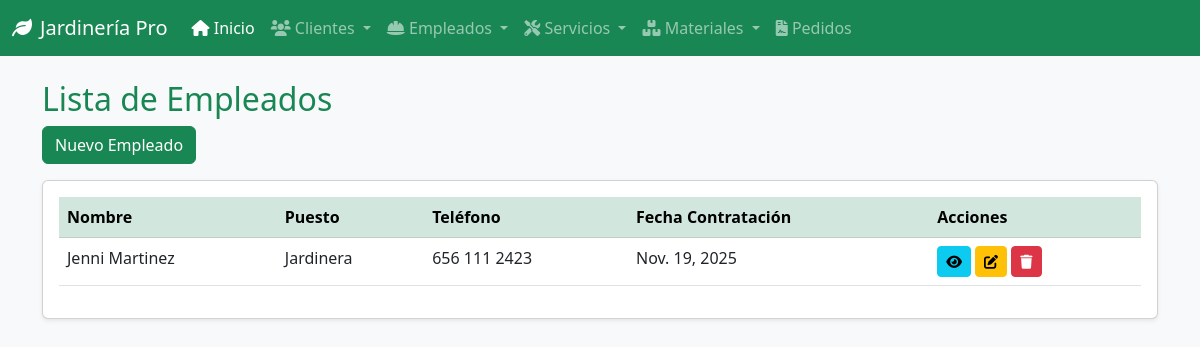
/empleados/, run on the app's committed database.
### gestion/models.py (models this page shows, shortened)
class Empleado(models.Model):
    nombre = models.CharField(max_length=100)
    apellido = models.CharField(max_length=100)
    puesto = models.CharField(max_length=100)
    telefono = models.CharField(max_length=15, unique=True)
    email = models.EmailField(unique=True)
    fecha_contratacion = models.DateField()
    salario = models.DecimalField(max_digits=10, decimal_places=2)

### gestion/views.py (the view)
# urls.py: path('empleados/', views.ver_empleados, name='ver_empleados'),
def ver_empleados(request):
    empleados = Empleado.objects.all()
    return render(request, 'empleado/ver_empleados.html', {'empleados': empleados})

### templates/empleado/ver_empleados.html
{% extends 'base.html' %}
{% block content %}
<h2 class="text-success">Lista de Empleados</h2>
<a href="{% url 'agregar_empleado' %}" class="btn btn-success mb-3">Nuevo Empleado</a>
<div class="card p-3 shadow-sm">
    <table class="table table-hover">
        <thead class="table-success">
            <tr>
                <th>Nombre</th>
                <th>Puesto</th>
                <th>Teléfono</th>
                <th>Fecha Contratación</th>
                <th>Acciones</th>
            </tr>
        </thead>
        <tbody>
            {% for e in empleados %}
            <tr>
                <td>{{ e.nombre }} {{ e.apellido }}</td>
                <td>{{ e.puesto }}</td>
                <td>{{ e.telefono }}</td>
                <td>{{ e.fecha_contratacion }}</td>
                <td>
                    <a href="{% url 'detalle_empleado' e.id %}" class="btn btn-sm btn-info"><i class="fas fa-eye"></i></a>
                    <a href="{% url 'actualizar_empleado' e.id %}" class="btn btn-sm btn-warning"><i class="fas fa-edit"></i></a>
                    <a href="{% url 'borrar_empleado' e.id %}" class="btn btn-sm btn-danger"><i class="fas fa-trash"></i></a>
                </td>
            </tr>
            {% endfor %}
        </tbody>
    </table>
</div>
{% endblock %}

### data on the page
Empleado: nombre "Jenni", apellido "Martinez", puesto "Jardinera", telefono "656 111 2423", fecha_contratacion "Nov. 19, 2025"
